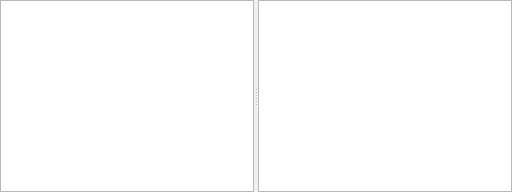
  <widget class="QDockWidget" name="graphDock">
   <property name="windowTitle">
    <string>Evaluation graph</string>
   </property>
   <attribute name="dockWidgetArea">
    <number>8</number>
   </attribute>
   <widget class="QWidget" name="dockWidgetContents_5">
    <layout class="QGridLayout" name="gridLayout_3">
     <property name="leftMargin">
      <number>0</number>
     </property>
     <property name="topMargin">
      <number>0</number>
     </property>
     <property name="rightMargin">
      <number>0</number>
     </property>
     <property name="bottomMargin">
      <number>0</number>
     </property>
     <item row="0" column="0">
      <widget class="QSplitter" name="splitter">
       <property name="orientation">
        <enum>Qt::Horizontal</enum>
       </property>
       <widget class="EvalGraph" name="evalGraph">
        <property name="sizePolicy">
         <sizepolicy hsizetype="Expanding" vsizetype="Expanding">
          <horstretch>0</horstretch>
          <verstretch>0</verstretch>
         </sizepolicy>
        </property>
        <property name="focusPolicy">
         <enum>Qt::NoFocus</enum>
        </property>
        <property name="verticalScrollBarPolicy">
         <enum>Qt::ScrollBarAlwaysOff</enum>
        </property>
        <property name="horizontalScrollBarPolicy">
         <enum>Qt::ScrollBarAlwaysOff</enum>
        </property>
        <property name="backgroundBrush">
         <brush brushstyle="SolidPattern">
          <color alpha="255">
           <red>211</red>
           <green>215</green>
           <blue>207</blue>
          </color>
         </brush>
        </property>
       </widget>
       <widget class="ClickableListView" name="anIdListView">
        <property name="sizePolicy">
         <sizepolicy hsizetype="Preferred" vsizetype="Expanding">
          <horstretch>0</horstretch>
          <verstretch>0</verstretch>
         </sizepolicy>
        </property>
        <property name="focusPolicy">
         <enum>Qt::NoFocus</enum>
        </property>
        <property name="editTriggers">
         <set>QAbstractItemView::NoEditTriggers</set>
        </property>
        <property name="selectionBehavior">
         <enum>QAbstractItemView::SelectRows</enum>
        </property>
        <property name="uniformItemSizes">
         <bool>true</bool>
        </property>
       </widget>
      </widget>
     </item>
    </layout>
   </widget>
  </widget>
